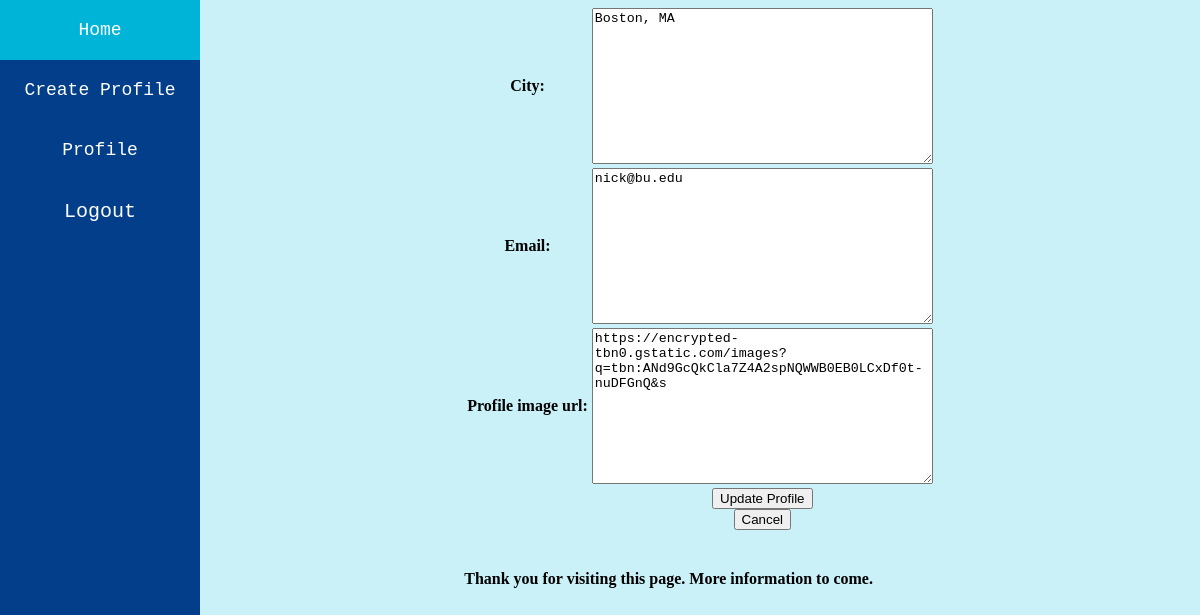
Before: /mini_fb/profile/update (signed in) with the older database file.
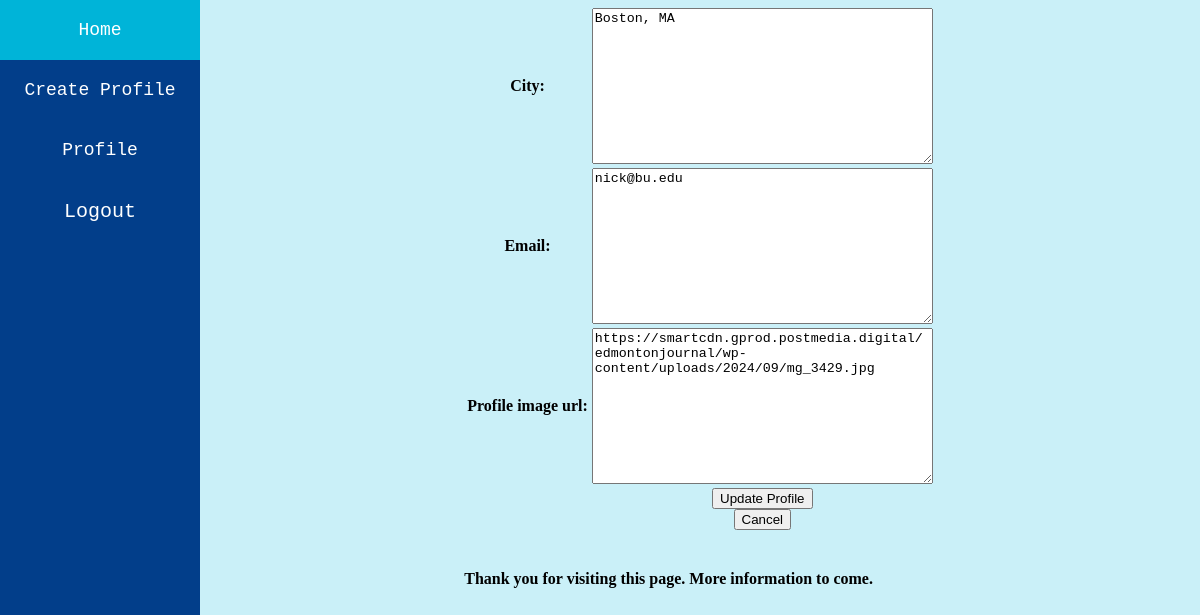
After: the same page with the newer database file.
### mini_fb/models.py (models this page shows, shortened)
class Profile(models.Model):
    user = models.ForeignKey(User, on_delete=models.CASCADE)
    first_name = models.TextField(blank=False)
    last_name = models.TextField(blank=False)
    city = models.TextField(blank=False)
    email = models.TextField(blank=False)
    profile_image_url = models.TextField(blank=True)

### mini_fb/views.py (the view)
# urls.py: path(r'profile/update', views.UpdateProfileView.as_view(), name="update_profile"),
class UpdateProfileView(MiniFBLoginRequiredMixin, SignedInUserDetails, UpdateView):
    model = Profile
    form_class = UpdateProfileForm
    template_name = "mini_fb/update_profile_form.html"
    context_object_name = "profile"
    def get_object(self):
        return self.get_user_profile(self.request.user)

### mini_fb/forms.py
class UpdateProfileForm(forms.ModelForm):
    class Meta:
        model = Profile
        fields = ['city', 'email', 'profile_image_url']

### mini_fb/views.py (called while the page is built)
    def get_user_profile(self, user):
        return Profile.objects.filter(user=user).first()

    def get_context_data(self, **kwargs):
        print(f'request:{self.request.user}')
        context = super().get_context_data(**kwargs)
        if self.request.user.is_authenticated:
            profile = self.get_user_profile(self.request.user)
            context['logged_in_profile'] = profile
        return context

### mini_fb/templates/mini_fb/update_profile_form.html (shortened to what this page needs)
{% extends 'mini_fb/base.html' %}
{% block content %}
<form method="POST">
    <table>
        {{form.as_table}}
        <tr>
            <td></td>
            <td>
                <input type="submit" name="update_profile" value="Update Profile">
</form>
                <form action="{% url 'show_profile' profile.pk %}">
                    <input type="submit" name="Cancel" value="Cancel">
                </form>
{% endblock %}

Changed rows visible on the page:
changed Profile "Boston, MA": profile_image_url "https://encrypted-tbn0.gstatic.com/images?q=tbn:ANd9GcQkCla7Z4A2spNQWWB0EB0LCxDf0t-nuDFGnQ&s" → "https://smartcdn.gprod.postmedia.digital/edmontonjournal/wp-content/uploads/2024/09/mg_3429.jpg"
